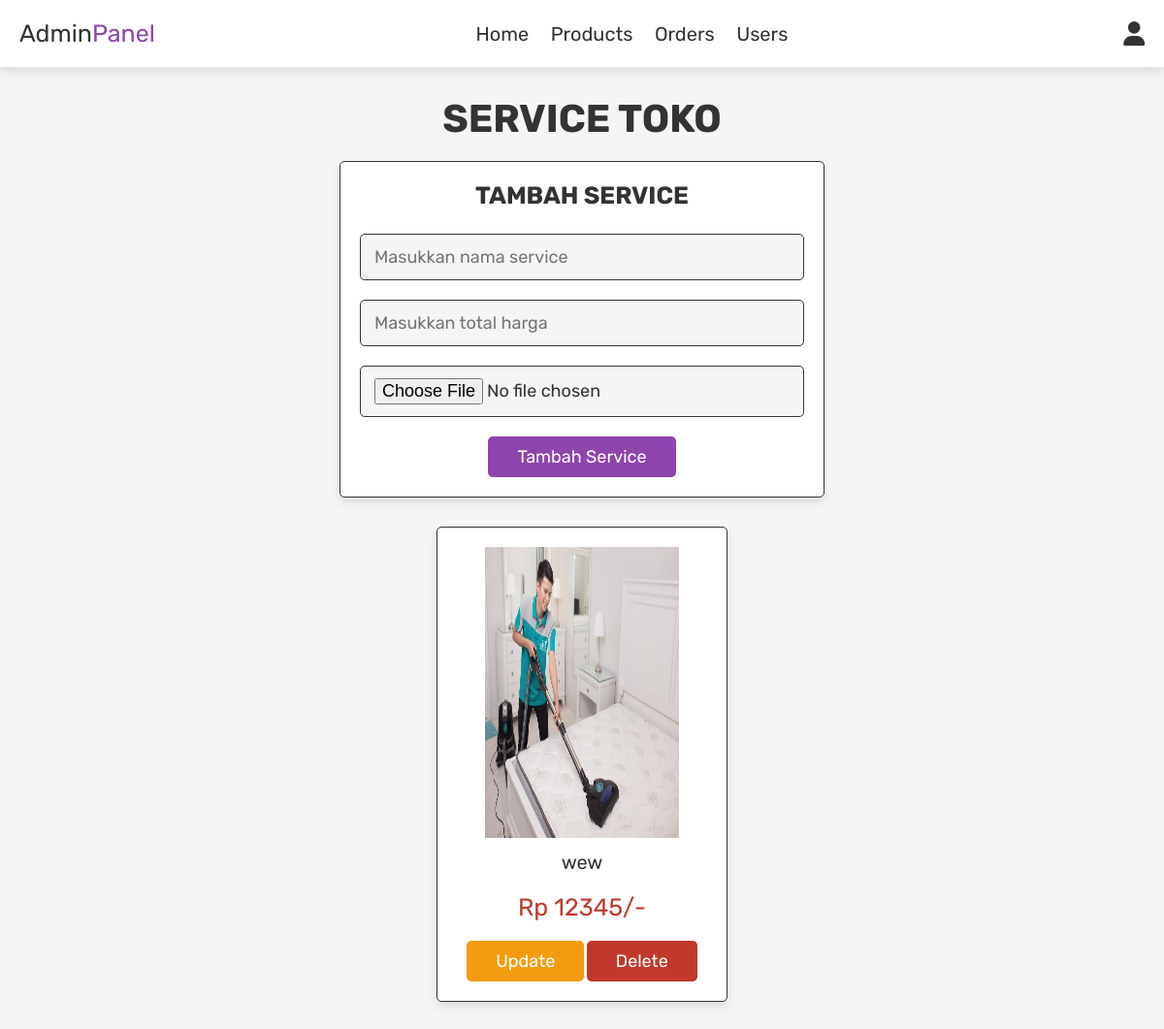
Screenshot of /admin_products.php (signed in) with the database file from the repository.
### tables this page shows
CREATE TABLE `products` (
  `id` int(100) NOT NULL,
  `name` varchar(100) NOT NULL,
  `price` int(100) NOT NULL,
  `image` varchar(100) NOT NULL
);

### admin_products.php (the view, shortened to what this page needs)
<?php
include 'config.php';
?>
<!DOCTYPE html>
<html lang="en">
<head>
   <link rel="stylesheet" href="https://cdnjs.cloudflare.com/ajax/libs/font-awesome/6.0.0/css/all.min.css">
   <link rel="stylesheet" href="css/admin_style.css">
</head>
<body>
<?php include 'admin_header.php'; ?>
<section class="add-products">
   <h1 class="title">SERVICE TOKO</h1>
   <form action="" method="post" enctype="multipart/form-data">
      <h3>TAMBAH SERVICE</h3>
      <input type="text" name="name" class="box" placeholder="Masukkan nama service" required>
      <input type="number" min="0" name="price" class="box" placeholder="Masukkan total harga" required>
      <input type="file" name="image" accept="image/jpg, image/jpeg, image/png" class="box" required>
      <input type="submit" value="Tambah Service" name="add_product" class="btn">
   </form>
</section>
<section class="show-products">
   <div class="box-container">
      <?php
         $select_products = mysqli_query($conn, "SELECT * FROM `products`") or die('query failed');
         if(mysqli_num_rows($select_products) > 0){
            while($fetch_products = mysqli_fetch_assoc($select_products)){
      ?>
      <div class="box">
         <img src="uploaded_img/<?php echo $fetch_products['image']; ?>" alt="">
         <div class="name"><?php echo $fetch_products['name']; ?></div>
         <div class="price">Rp <?php echo $fetch_products['price']; ?>/-</div>
         <a href="admin_products.php?update=<?php echo $fetch_products['id']; ?>" class="option-btn">Update</a>
         <a href="admin_products.php?delete=<?php echo $fetch_products['id']; ?>" class="delete-btn" onclick="return confirm('delete this product?');">Delete</a>
      </div>
      <?php
         }
      }else{
         echo '<p class="empty">no services added yet!</p>';
      }
      ?>
   </div>
</section>
</body>
</html>

### css/admin_style.css (style rules this page uses)
:root { --purple:#8e44ad; --red:#c0392b; --orange:#f39c12; --black:#333; --white:#fff; --light-color:#666; --light-white:#ccc; --light-bg:#f5f5f5; --border:.1rem solid var(--black); --box-shadow:0 .5rem 1rem rgba(0,0,0,.1); }
* { font-family: 'Rubik', sans-serif; margin:0; padding:0; box-sizing: border-box; outline: none; border:none; text-decoration: none; transition:all .2s linear; }
html { font-size: 62.5%; overflow-x: hidden; }
body { background-color: var(--light-bg); }
section { padding:3rem 2rem; }
.title { text-align: center; margin-bottom: 2rem; text-transform: uppercase; color:var(--black); font-size: 4rem; }
.btn, .option-btn, .delete-btn, .white-btn { display: inline-block; margin-top: 1rem; padding:1rem 3rem; cursor: pointer; color:var(--white); font-size: 1.8rem; border-radius: .5rem; text-transform: capitalize; }
.white-btn, .btn { background-color: var(--purple); }
.option-btn { background-color: var(--orange); }
.delete-btn { background-color: var(--red); }
.add-products form { background-color: var(--white); border-radius: .5rem; padding:2rem; text-align: center; box-shadow: var(--box-shadow); border:var(--border); max-width: 50rem; margin:0 auto; }
.add-products form h3 { font-size: 2.5rem; text-transform: uppercase; color:var(--black); margin-bottom: 1.5rem; }
.add-products form .box { width: 100%; background-color: var(--light-bg); border-radius: .5rem; margin:1rem 0; padding:1.2rem 1.4rem; color:var(--black); font-size: 1.8rem; border:var(--border); }
.show-products .box-container { display: grid; grid-template-columns: repeat(auto-fit, 30rem); justify-content: center; gap:1.5rem; max-width: 1200px; margin:0 auto; align-items: flex-start; }
.show-products { padding-top: 0; }
.show-products .box-container .box { text-align: center; padding:2rem; border-radius: .5rem; border:var(--border); box-shadow: var(--box-shadow); background-color: var(--white); }
.show-products .box-container .box img { height: 30rem; width: 20rem; }
.show-products .box-container .box .name { padding:1rem 0; font-size: 2rem; color:var(--black); }
.show-products .box-container .box .price { padding:1rem 0; font-size: 2.5rem; color:var(--red); }

### rows the page displays
products: image (picture), name "wew", price "12345"
